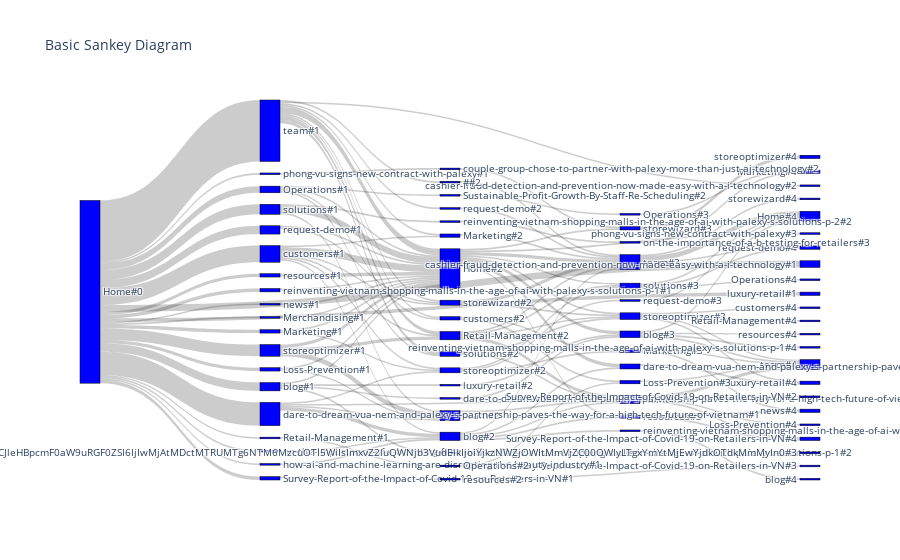

Notebook code for this chart:
### Code cell
import csv
import os
import journey_aggregation as ja
import plotly.graph_objects as go

source, target, value, label = ja.journey_aggregate('./logs-15-06-2020_18-07-2020.csv', 'Home', 5, 'cuid')

fig = go.Figure(data=[go.Sankey(
    node = dict(
      pad = 15,
      thickness = 20,
      line = dict(color = "black", width = 0.5),
      label = label,
      color = "blue"
    ),
    link = dict(
      source = source, # indices correspond to labels, eg A1, A2, A2, B1, ...
      target = target,
      value = value
  ))])

fig.update_layout(title_text="Basic Sankey Diagram", font_size=10)
fig.show()

### Figure 1 — Plotly figure (JSON) as saved in the notebook; plotly's stock layout.template omitted (floating-point values rounded to 4 significant figures; data arrays with more than 128 entries replaced by an {"elided": "..."} marker saying what was removed)
{"data": [{"link": {"source": {"elided": "135 int values"}, "target": {"elided": "135 int values"}, "value": {"elided": "135 int values"}}, "node": {"color": "blue", "label": ["customers#2", "Marketing#3", "Home#0", "resources#1", "request-demo#1", "storewizard#2", "Retail-Management#2", "Home#3", "customers#1", "Loss-Prevention#1", "team#2", "storeoptimizer#3", "luxury-retail#4", "news#1", "Home#2", "blog#3", "resources#4", "team#1", "on-the-importance-of-a-b-testing-for-retailers#1", "blog#2", "Operations#1", "phong-vu-signs-new-contract-with-palexy#1", "storeoptimizer#2", "solutions#3", "cashier-fraud-detection-and-prevention-now-made-easy-with-a-i-technology#2", "solutions#1", "storewizard#3", "storeoptimizer#4", "Operations#3", "Marketing#4", "team#4", "team#3", "request-demo#4", "blog#1", "solutions#2", "luxury-retail#1", "Home#4", "cashier-fraud-detection-and-prevention-now-made-easy-with-a-i-technology#1", "Retail-Management#1", "resources#3", "news#4", "Loss-Prevention#3", "storewizard#4", "##2", "luxury-retail#2", "storeoptimizer#1", "dare-to-dream-vua-nem-and-palexy-s-partnership-paves-the-way-for-a-high-tech-future-of-vietnam#2", "Marketing#2", "dare-to-dream-vua-nem-and-palexy-s-partnership-paves-the-way-for-a-high-tech-future-of-vietnam#1", "reinventing-vietnam-shopping-malls-in-the-age-of-ai-with-palexy-s-solutions-p-1#4", "dare-to-dream-vua-nem-and-palexy-s-partnership-paves-the-way-for-a-high-tech-future-of-vietnam#3", "reinventing-vietnam-shopping-malls-in-the-age-of-ai-with-palexy-s-solutions-p-1#1", "reinventing-vietnam-shopping-malls-in-the-age-of-ai-with-palexy-s-solutions-p-1#3", "blog#4", "Survey-Report-of-the-Impact-of-Covid-19-on-Retailers-in-VN#1", "customers#4", "reinventing-vietnam-shopping-malls-in-the-age-of-ai-with-palexy-s-solutions-p-1#2", "_CnfQ-9FwDWBemNtZo6ffLokQKv5Wg_LoELoJ8Z3cjQ.eyJpbnN0YW5jZUlkIjoiNWQ1YWY4YzgtYzk3YS00MGY5LThkNmEtNDBlODljZWM4ZWQ1IiwiYXBwRGVmSWQiOiIxNGJjZGVkNy0wMDY2LTdjMzUtMTRkNy00NjZjYjNmMDkxMDMiLCJtZXRhU2l0ZUlkIjoiNjI3NDUxZWMtNjdhYS00MzNmLWFmZDAtYTBmOTMyZGJjMjc4Iiwic2lnbkRhdGUiOiIyMDIwLTA3LTE0VDE0OjUzOjM3LjkyOVoiLCJ1aWQiOiJiOTM1ZmM5Yi0yZWNkLTQ5YjItODFiZi0yMTBiN2Q5N2QyYzIiLCJwZXJtaXNzaW9ucyI6Ik9XTkVSIiwiZGVtb01vZGUiOmZhbHNlLCJiaVRva2VuIjoiM2YyZWE5MjQtYWVkMC0wM2M2LTIyYmEtZTAxMWFlMzc0Y2FkIiwic2l0ZU93bmVySWQiOiJhNDBhODZjYi01NzMxLTQyMzYtYTU4Ny1hNjNkOThlYzRiYmMiLCJzaXRlTWVtYmVySWQiOiJjMWU0Nzk4OS1jY2Q3LTQ3MGItYjMxNC1jNjRmZTMzZDc0MDMiLCJleHBpcmF0aW9uRGF0ZSI6IjIwMjAtMDctMTRUMTg6NTM6MzcuOTI5WiIsImxvZ2luQWNjb3VudElkIjoiYjkzNWZjOWItMmVjZC00OWIyLTgxYmYtMjEwYjdkOTdkMmMyIn0#3", "request-demo#2", "couple-group-chose-to-partner-with-palexy-more-than-just-ai-technology#2", "reinventing-vietnam-shopping-malls-in-the-age-of-ai-with-palexy-s-solutions-p-2#2", "on-the-importance-of-a-b-testing-for-retailers#3", "Merchandising#1", "Sustainable-Profit-Growth-By-Staff-Re-Scheduling#2", "resources#2", "Survey-Report-of-the-Impact-of-Covid-19-on-Retailers-in-VN#3", "how-ai-and-machine-learning-are-disrupting-the-beauty-industry#1", "Operations#2", "Survey-Report-of-the-Impact-of-Covid-19-on-Retailers-in-VN#4", "Loss-Prevention#4", "request-demo#3", "Retail-Management#4", "Operations#4", "phong-vu-signs-new-contract-with-palexy#3", "Marketing#1", "Survey-Report-of-the-Impact-of-Covid-19-on-Retailers-in-VN#2"], "line": {"color": "black", "width": 0.5}, "pad": 15, "thickness": 20}, "type": "sankey"}], "layout": {"font": {"size": 10}, "title": {"text": "Basic Sankey Diagram"}}}
